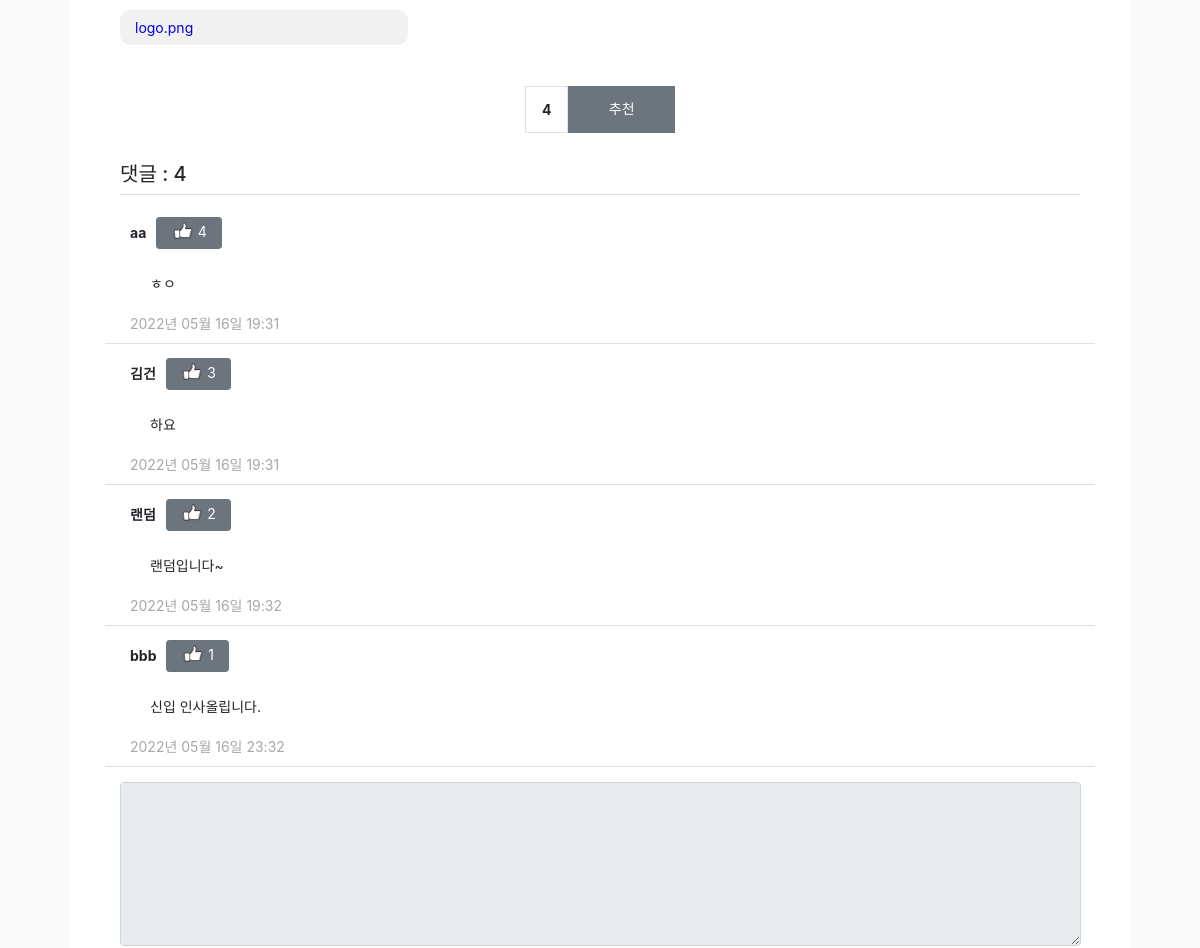
The page /notice/detail/1/ (middle part) on the database as committed earlier.
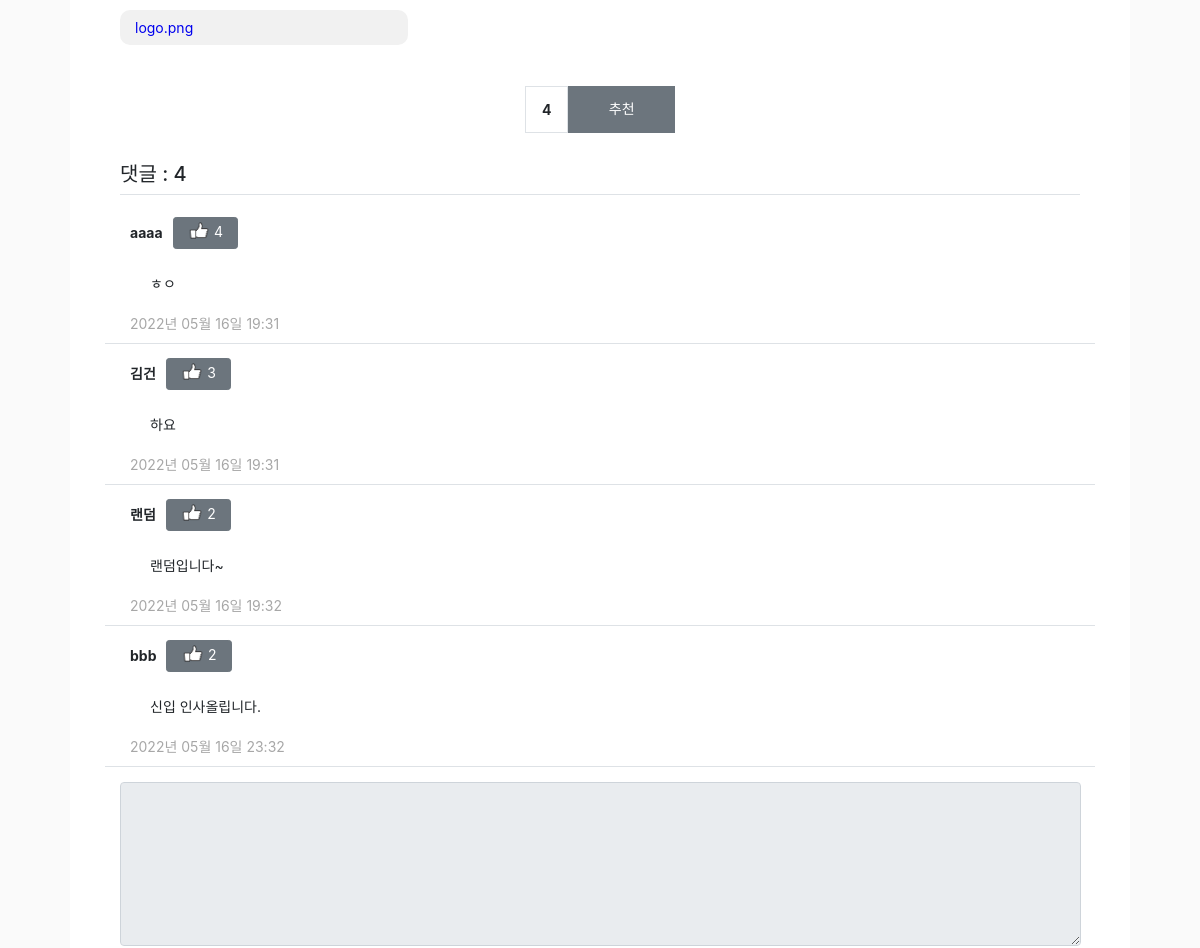
The same page on the database as committed later.
### pybo/models.py (models this page shows)
class Anotice(db.Model):
    id = db.Column(db.Integer, primary_key=True)
    notice_id = db.Column(db.Integer, db.ForeignKey('notice.id', ondelete='CASCADE'))
    notice = db.relationship('Notice', backref=db.backref('anotice_set'))
    content = db.Column(db.Text(), nullable=False)
    create_date = db.Column(db.DateTime(), nullable=False)
    user_id = db.Column(db.Integer, db.ForeignKey('user.id', ondelete='CASCADE'), nullable=False, server_default='1')
    user = db.relationship('User', backref=db.backref('anotice_set'))
    modify_date = db.Column(db.DateTime(), nullable=True)
    voter = db.relationship('User', secondary=anotice_voter, backref=db.backref('anotice_voter_set'))

class User(db.Model):
    id = db.Column(db.Integer, primary_key=True)
    username = db.Column(db.String(150), unique=True, nullable=False)
    password = db.Column(db.String(200), nullable=False)
    email = db.Column(db.String(120), unique=True, nullable=False)
    passwd_answer = db.Column(db.String(200), unique=True, nullable=False)
    location = db.Column(db.String(64), nullable=False)
    about_me = db.Column(db.Text(), nullable=False)
    create_date = db.Column(db.DateTime(), nullable=False)

### pybo/views/notice_views.py (the view)
@bp.route('/detail/<int:notice_id>/')
def detail(notice_id):
    form = AnoticeForm()
    notice = Notice.query.get_or_404(notice_id)
    return render_template('notice/notice_detail.html', notice=notice, form=form)

### pybo/forms.py
class AnoticeForm(FlaskForm):
    content = TextAreaField('내용', validators=[DataRequired('내용은 필수입력 항목입니다.')])

### pybo/filter.py (called while the page is built)
def format_datetime(value, fmt='%Y년 %m월 %d일 %H:%M'):
    return value.strftime(fmt)

### pybo/views/auth_views.py (called while the page is built)
@bp.before_app_request
def load_logged_in_user():
    user_id = session.get('user_id')
    if user_id is None:
        g.user = None
    else:
        g.user = User.query.get(user_id)

### pybo/templates/notice/notice_detail.html (shortened to what this page needs)
{% extends 'base.html' %}
{% block content %}
<div id="container my-3">
    <div id="contents" class="div-board create">
        <div class="container-warp list">
            <div class="row my-3">
                <div class="col-11">
                    <div class="card">
                        <div class="card-body">
                            <div class="card-text" style="white-space: pre-line;">{{ notice.content }}</div>
                        </div>
                    </div>
                    {% if notice.file != None %}
                    <div class="card-file">
                        <a href="/community/file_download/{{ notice.file }}}">
                            <div class="card-file-body">{{ notice.file }}</div>
                        </a>
                    </div>
                    {% endif %}
                </div>
            </div>
            <div class="voter-box">
                <div class="bg-light text-center p-3 border font-weight-bolder mb-1">{{
                    notice.voter|length }}
                </div>
                <a data-uri="{{ url_for('vote.notice', notice_id=notice.id) }}"
                   class="recommend btn btn-sm btn-secondary btn-block my-1">추천</a>
            </div>
            <h5 class="border-bottom my-3 py-2">댓글 : {{ notice.anotice_set|length }}</h5>
            {% for anotice in notice.anotice_set %}
            <div class="border-bottom row my-33">
                <div class="col-11">
                    <div class="card my-3">
                        <div class="mb-2">
                            <div style="font-weight:bold">{{ anotice.user.username }}</div>
                            <div style="margin-left:10px">
                                <a id="goodButton" class="recommend btn btn-sm btn-secondary btn-block my-1"
                                   data-uri="{{ url_for('vote.anotice', anotice_id=anotice.id) }}">
                            <span class="voter-number">
                                <img src="/static/good.png" style="height:17px;padding-bottom:5px;"/>
                                {{ anotice.voter|length }}</span>
                                </a>
                            </div>
                        </div>
                        <div class="card-body">
                            <div class="card-text" style="white-space: pre-line;">{{ anotice.content }}</div>
                        </div>
                        <div style="color:#a7a7a7">{{ anotice.create_date|datetime }}</div>
                    </div>
                </div>
            </div>
            {% endfor %}
            <form action="{{ url_for('anotice.create', notice_id=notice.id) }}" method="post" class="my-3">
                <div class="form-group">
            <textarea {% if not g.user %} disabled {% endif %}
                      name="content" id="content" class="form-control" rows="10"></textarea>
                </div>
            </form>
        </div>
    </div>
</div>
{% endblock %}

Rows that differ between the two databases and show on the page:
changed through a linked row, Anotice "ㅎㅇ": user.username "aa" → "aaaa"
computed for Anotice "신입 인사올립니다.": voter|length "1" → "2"
